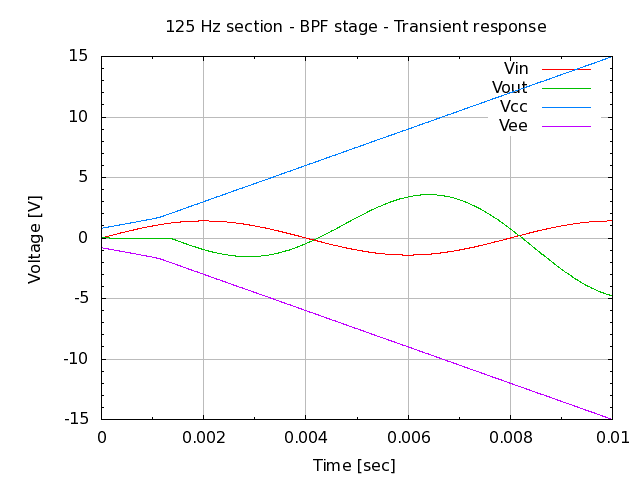

Generate this figure with gnuplot:
# set terminal
set term png

# set graph
set output "26.000.00.02.28-2.png"
set title "125 Hz section - BPF stage - Transient response"

# setup Y-axis
set yrange [-15:15]
set grid ytics lt 1 lw 1 lc rgb "#bbbbbb"
set mytics
set ylabel "Voltage [V]"

# setup X-axis
set grid xtics lt 1 lw 1 lc rgb "#bbbbbb"
set mxtics
set xrange [0:0.01]
set xlabel "Time [sec]"

# setup plot style
set style data lines
plot '26.000.00.02.28.dat' using 1:2 title "Vin", \
     '26.000.00.02.28.dat' using 1:3 title "Vout", \
     '26.000.00.02.28.dat' using 1:4 title "Vcc", \
     '26.000.00.02.28.dat' using 1:5 title "Vee"

# set output back to default
set output

# reset terminal type
set terminal pop
